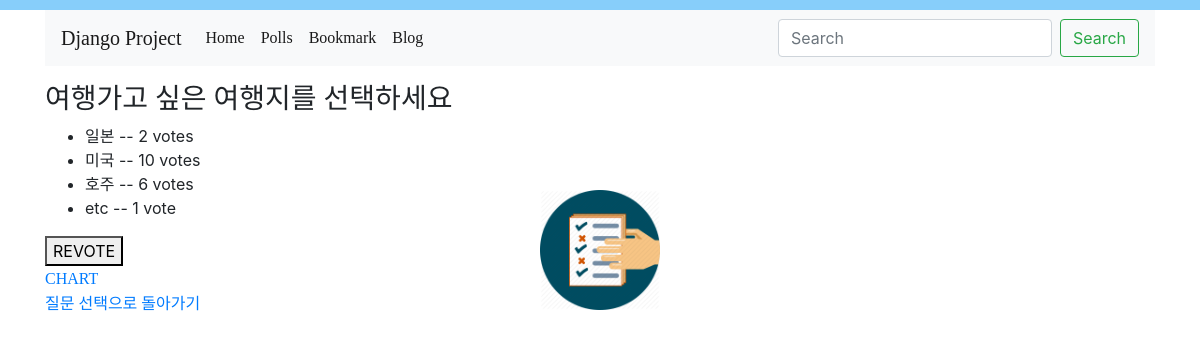
The app's page /poll/3/results/ with its own data.
### poll/models.py (models this page shows, shortened)
class Question(models.Model):
    question_text = models.CharField(max_length=200)
    pub_date = models.DateTimeField('date published')
    def was_published_recently(self):
        return self.pub_date >= timezone.now() -datetime.timedelta(days=1)
    was_published_recently.admin_order_field = 'pub_date'
    was_published_recently.boolean = True
    was_published_recently.short_description = 'published recently?'

class Choice(models.Model):
    question = models.ForeignKey(Question, on_delete=models.CASCADE)
    choice_text = models.CharField(max_length=200)
    votes = models.IntegerField(default=0)

### poll/views.py (the view)
# urls.py: path('<int:pk>/results/', views.ResultsView.as_view(), name='results'),
class ResultsView(generic.DetailView):
    model = Question
    template_name = 'poll/results.html'

### poll/templates/poll/results.html (shortened to what this page needs)
{% extends 'base.html'%}
{% block content %}
<head>
    {% load static %}
     <link rel="stylesheet" type="text/css" href="{% static 'poll/style.css' %}">
</head>
<body>
<h3>{{question.question_text}}</h3>
<ul>
  {% for choice in question.choice_set.all %}
    <li>{{choice.choice_text}} -- {{choice.votes}} vote{{choice.votes|pluralize}}</li>
  {% endfor %}
</ul>
<button onClick="history.go(-1);">REVOTE</button ><br>
<a href="{% url 'poll:chart' question.id %}">CHART</a><p/>
<a href="/poll/">질문 선택으로 돌아가기</a>
</body>
</body>
{% endblock %}

### bookmark/static/style.css (style rules this page uses)
body { width:100%; background: white url("images/bookmark.png") no-repeat; background-position: 100% 10%; background-size : 150px 150px; border-top : 10px solid #87CEFA; }

### poll/static/poll/style.css (style rules this page uses)
body { background: white url("image/poll.png") no-repeat; background-position : center; background-size : 10%; height:500px; text-position : center; border-top : 10px solid #87CEFA; }
h3,a { font-family:'Noto Sans KR' ; }

### records on screen
Question: question_text "여행가고 싶은 여행지를 선택하세요"
Choice: choice_text "일본", votes "2"
Choice: choice_text "미국", votes "10"
Choice: choice_text "호주", votes "6"
Choice: choice_text "etc", votes "1"
